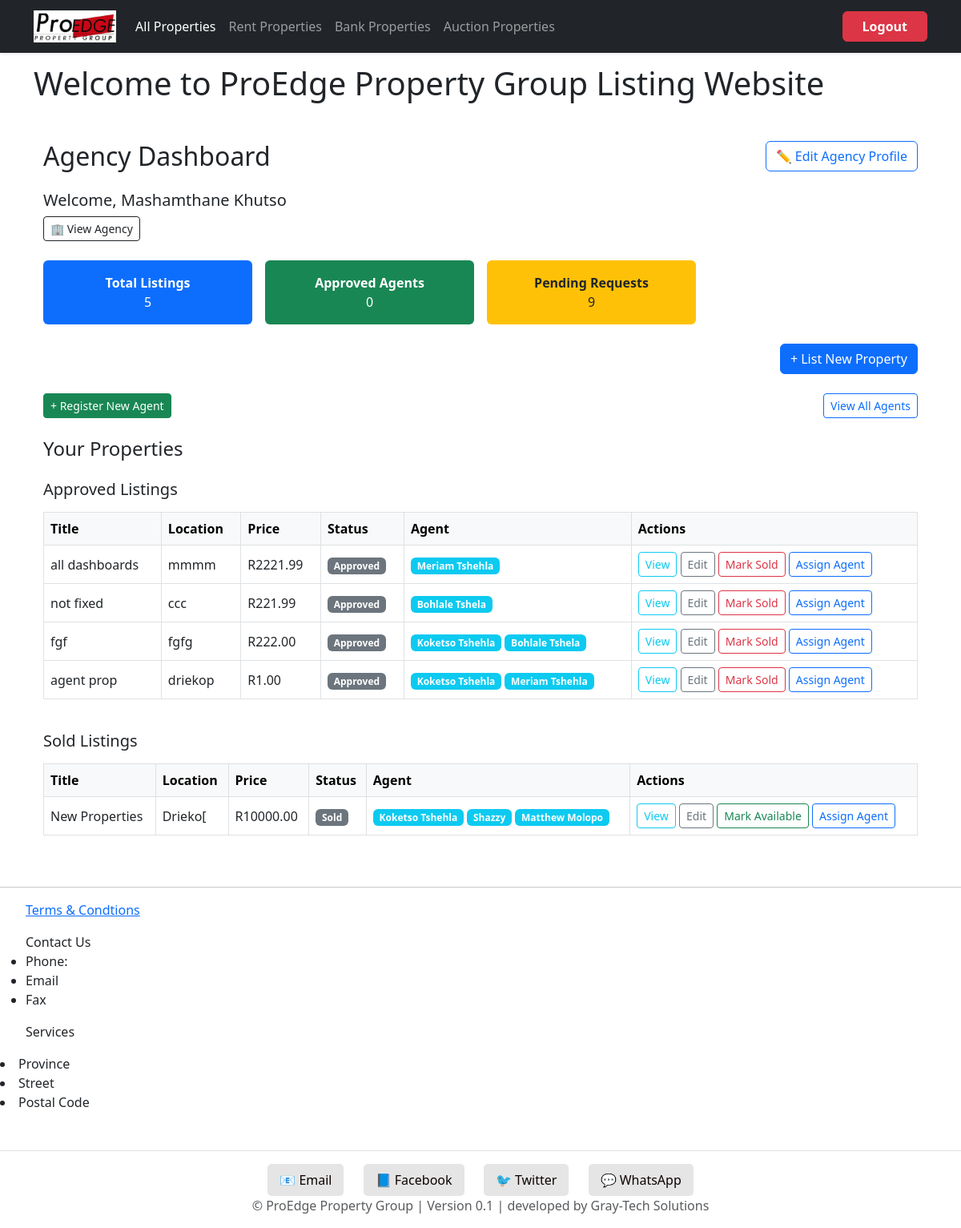
/dashboard/agency/ (signed in), run on the app's committed database.
### proedge/models.py (models this page shows, shortened)
class CustomUser(AbstractUser):
    ROLE_CHOICES = [
        ('buyer', 'Buyer'),
        ('seller', 'Seller'),
        ('tenant', 'Tenant'),
        ('agency', 'Agency'),
        ('landlord', 'Landlord'),
        ('agent', 'Agent'),
        ('bank', 'Bank'),
        ('auctioneer', 'Auctioneer'),
    ]
    role = models.CharField(max_length=20, choices=ROLE_CHOICES)
    email = models.EmailField(unique=True)
    is_email_verified = models.BooleanField(default=False)

### listings/models.py (models this page shows, shortened)
class Property(models.Model):
    PROPERTY_TYPE_CHOICES = [
        ('house', 'House'),
        ('apartment', 'Apartment'),
        ('land', 'Vacant Land'),
        ('commercial', 'Commercial'),
        ('industrial', 'Industrial'),
    ]
    LISTING_TYPE_CHOICES = [
        ('private', 'Private Seller'),
        ('agent', 'Agent'),
        ('bank', 'Bank Property'),
    ]
    STATUS_CHOICES = [
        ('approved', 'Approved'),
        ('pending', 'Pending'),
        ('rejected', 'Rejected'),
        ('sold', 'Sold'),
    ]
    title = models.CharField(max_length=200)
    description = models.TextField()
    price = models.DecimalField(max_digits=12, decimal_places=2)
    location = models.CharField(max_length=255)
    province = models.CharField(max_length=100)  # Now a free-text field
    area = models.CharField(max_length=100, null=True, blank=True)
    property_type = models.CharField(max_length=20, choices=PROPERTY_TYPE_CHOICES)
    listing_type = models.CharField(max_length=20, choices=LISTING_TYPE_CHOICES, default='')
    status = models.CharField(max_length=20, choices=STATUS_CHOICES)
    latitude = models.DecimalField(max_digits=9, decimal_places=6, null=True, blank=True)
    longitude = models.DecimalField(max_digits=9, decimal_places=6, null=True, blank=True)
    floor_plan = models.FileField(upload_to='floor_plans/', null=True, blank=True)
    number_of_bedrooms = models.PositiveIntegerField(null=True, blank=True)
    number_of_kitchens = models.PositiveIntegerField(null=True, blank=True)
    number_of_bathrooms = models.PositiveIntegerField(null=True, blank=True)
    number_of_garages = models.PositiveIntegerField(null=True, blank=True)
    floor_area_m2 = models.DecimalField(max_digits=10, decimal_places=2, null=True, blank=True)
    erf_size_m2 = models.DecimalField(max_digits=10, decimal_places=2, null=True, blank=True)
    price_per_m2 = models.DecimalField(max_digits=10, decimal_places=2, null=True, blank=True)
    price_per_erf_m2 = models.DecimalField(max_digits=10, decimal_places=2, null=True, blank=True)
    has_parking = models.BooleanField(default=False)
    number_of_parking_slots = models.CharField(max_length=10, blank=True, default="N/A")
    seller = models.ForeignKey(settings.AUTH_USER_MODEL, on_delete=models.CASCADE, related_name='properties', null=True, blank=True)
    buyer = models.ForeignKey(settings.AUTH_USER_MODEL, on_delete=models.SET_NULL, null=True, blank=True, related_name='purchased_properties')
    landlord = models.ForeignKey(settings.AUTH_USER_MODEL, on_delete=models.SET_NULL, null=True, blank=True, related_name='rented_properties')
    tenant = models.ForeignKey(settings.AUTH_USER_MODEL, on_delete=models.SET_NULL, null=True, blank=True, related_name='rented_by_properties')
    agent = models.ForeignKey(settings.AUTH_USER_MODEL, on_delete=models.SET_NULL, null=True, blank=True, related_name='listed_properties')
    agents = models.ManyToManyField(settings.AUTH_USER_MODEL, blank=True, related_name='properties_assigned')
    bank = models.ForeignKey(settings.AUTH_USER_MODEL, on_delete=models.SET_NULL, null=True, blank=True, related_name='banked_properties')
    auctioneer = models.ForeignKey(settings.AUTH_USER_MODEL, on_delete=models.SET_NULL, null=True, blank=True, related_name='auctioned_properties')
    agency = models.ForeignKey('Agency', on_delete=models.CASCADE, null=True, blank=True, related_name='properties')
    created_at = models.DateTimeField(auto_now_add=True)
    listed_by_agent = models.ForeignKey("AgentProfile", on_delete=models.SET_NULL, null=True, blank=True)
    class Meta:
        verbose_name_plural = "Properties"

### proedge/views.py (the view)
# urls.py: path('dashboard/agency/', views.agency_dashboard, name='agency_dashboard'),
@login_required
def agency_dashboard(request):
    try:
        agency = request.user.agency_profile
    except Agency.DoesNotExist:
        return redirect("create_agency_profile")
    properties = Property.objects.filter(agency=agency).order_by("-created_at")
    grouped_properties = defaultdict(list)
    for prop in properties:
        grouped_properties[prop.status].append(prop)
    agents = AgentProfile.objects.filter(agency=agency)
    join_requests = AgentJoinRequest.objects.filter(agency=agency).order_by("-created_at")
    pending_requests_count = join_requests.filter(is_approved=False).count()
    approved_requests_count = join_requests.filter(is_approved=True).count()
    rejected_requests_count = join_requests.filter(is_approved=False).exclude(is_approved=None).count()
    context = {
        "agency": agency,
        "properties": properties,
        "grouped_properties": dict(grouped_properties),
        "agents": agents,
        "join_requests": join_requests,
        "pending_requests_count": pending_requests_count,
        "approved_requests_count": approved_requests_count,
        "rejected_requests_count": rejected_requests_count,
    }
    return render(request, "proedge/agency_dashboard.html", context)

### proedge/templates/proedge/agency_dashboard.html (shortened to what this page needs)
{% extends "base.html" %}
{% block content %}
<div class="container my-5">
  <div class="d-flex justify-content-between align-items-center mb-4">
    <h2 class="mb-0">Agency Dashboard</h2>
    <a href="{% url 'edit_agency_profile' %}" class="btn btn-outline-primary">✏️ Edit Agency Profile</a>
  </div>
  <div class="mb-4">
    <h5>Welcome, {{ request.user.get_full_name }}</h5>
    <a href="{% url 'view_agency_profile' %}" class="btn btn-outline-dark btn-sm">🏢 View Agency</a>
  </div>
  <div class="row g-3 mb-4">
    <div class="col-md-3 col-sm-6">
      <div class="bg-primary text-white rounded p-3 text-center">
        <strong>Total Listings</strong><br>{{ properties.count }}
      </div>
    </div>
    <div class="col-md-3 col-sm-6">
      <div class="bg-success text-white rounded p-3 text-center">
        <strong>Approved Agents</strong><br>{{ agents.count }}
      </div>
    </div>
    <div class="col-md-3 col-sm-6">
      <div class="bg-warning text-dark rounded p-3 text-center">
        <strong>Pending Requests</strong><br>{{ join_requests.count }}
      </div>
    </div>
  </div>
  <div class="text-end mt-3 mb-4">
    <a href="{% url 'submit_property' %}" class="btn btn-primary">+ List New Property</a>
  </div>
  <div class="d-flex justify-content-between align-items-center mb-3">
  <a href="{% url 'create_agent' %}" class="btn btn-sm btn-success">+ Register New Agent</a>
  <a href="{% url 'view_agents' %}" class="btn btn-sm btn-outline-primary">View All Agents</a>
</div>
<div class="mt-4">
  <h4>Your Properties</h4>
  {% if grouped_properties %}
    {% for status, properties in grouped_properties.items %}
      <h5 class="mt-4">{{ status|title }} Listings</h5>
      <div class="table-responsive">
        <table class="table table-bordered table-hover align-middle mt-2">
          <thead class="table-light">
            <tr>
              <th>Title</th>
              <th>Location</th>
              <th>Price</th>
              <th>Status</th>
              <th>Agent</th>
              <th>Actions</th>
            </tr>
          </thead>
          <tbody>
            {% for property in properties %}
              <tr>
                <td>{{ property.title }}</td>
                <td>{{ property.location }}</td>
                <td>R{{ property.price|floatformat:2 }}</td>
                <td>
                  <span class="badge bg-secondary">{{ property.status|title }}</span>
                </td>
                <td>
                  {% for agent in property.agents.all %}
                    <span class="badge bg-info">
                      {{ agent.get_full_name|default:agent.username }}
                    </span>
                  {% empty %}
                    {% if not property.agent %}
                      <span class="text-muted">No agents assigned</span>
                    {% endif %}
                  {% endfor %}
                </td>
                <td>
                  <a href="{% url 'property_detail' property.pk %}" class="btn btn-sm btn-outline-info">View</a>
                  <a href="{% url 'edit_property' property.pk %}" class="btn btn-sm btn-outline-secondary">Edit</a>
                  {% if property.status == 'approved' or property.status == 'available' %}
                    <a href="{% url 'mark_property_sold' property.pk %}" class="btn btn-sm btn-outline-danger">Mark Sold</a>
                  {% elif property.status == 'sold' %}
                    <a href="{% url 'mark_property_available' property.pk %}" class="btn btn-sm btn-outline-success">Mark Available</a>
                  {% endif %}
                  {% if request.user.role == 'agency' %}
                    <a href="{% url 'assign_agent_to_property' property.pk %}" class="btn btn-sm btn-outline-primary">Assign Agent</a>
                  {% endif %}
                </td>
              </tr>
            {% endfor %}
          </tbody>
        </table>
      </div>
    {% endfor %}
  {% else %}
    <p class="text-muted">No properties listed yet.</p>
  {% endif %}
</div>
</div>
{% endblock %}

### data on the page
CustomUser: user.get_full_name "Mashamthane Khutso"
Property: status "Approved", title "all dashboards", location "mmmm", price "2221.99", shows "Mark Sold"
CustomUser: get_full_name "Meriam Tshehla"
Property: title "not fixed", location "ccc", price "221.99", status "Approved", shows "Mark Sold"
CustomUser: get_full_name "Bohlale Tshela"
Property: title "fgf", location "fgfg", price "222.00", status "Approved", shows "Mark Sold"
CustomUser: get_full_name "Koketso Tshehla"
Property: title "agent prop", location "driekop", price "1.00", status "Approved", shows "Mark Sold"
Property: status "Sold", title "New Properties", location "Drieko[", price "10000.00", shows "Mark Available"
CustomUser: get_full_name "Shazzy"
CustomUser: get_full_name "Matthew Molopo"

### other printed values
{{ properties.count }} "5"
{{ agents.count }} "0"
{{ join_requests.count }} "9"
